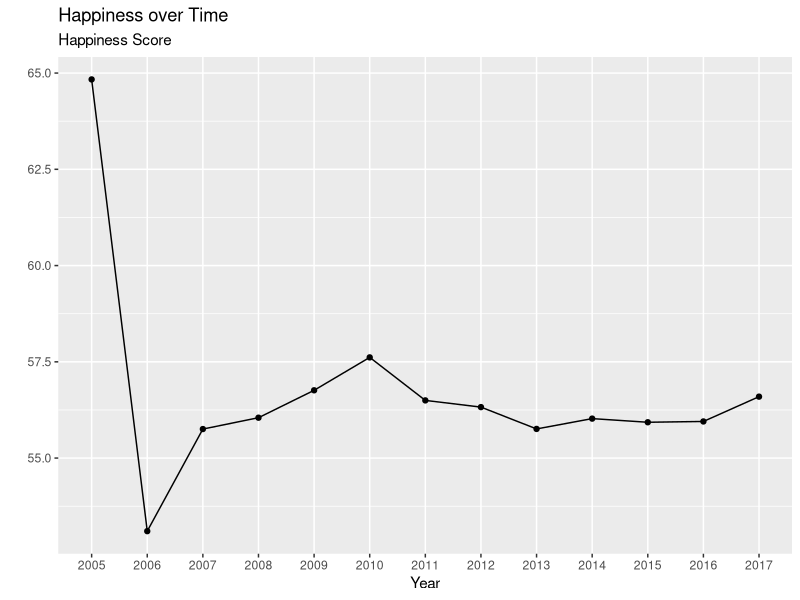
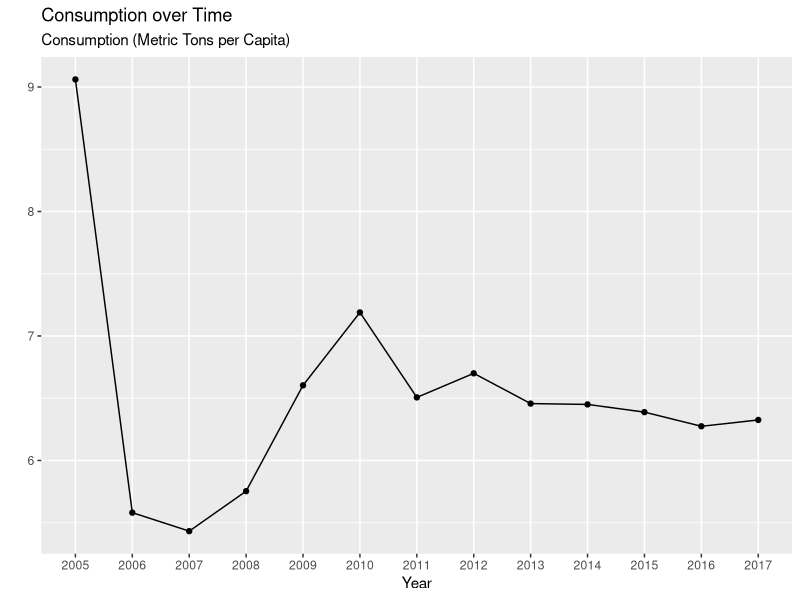
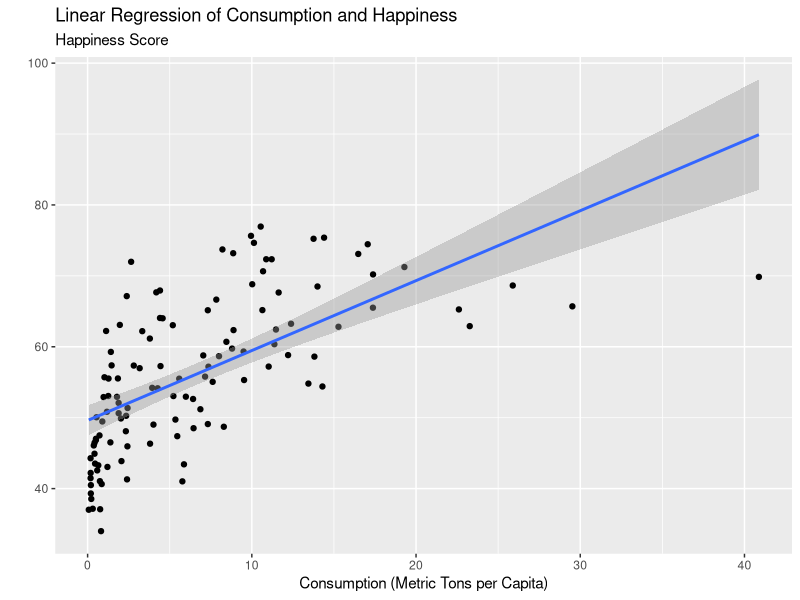
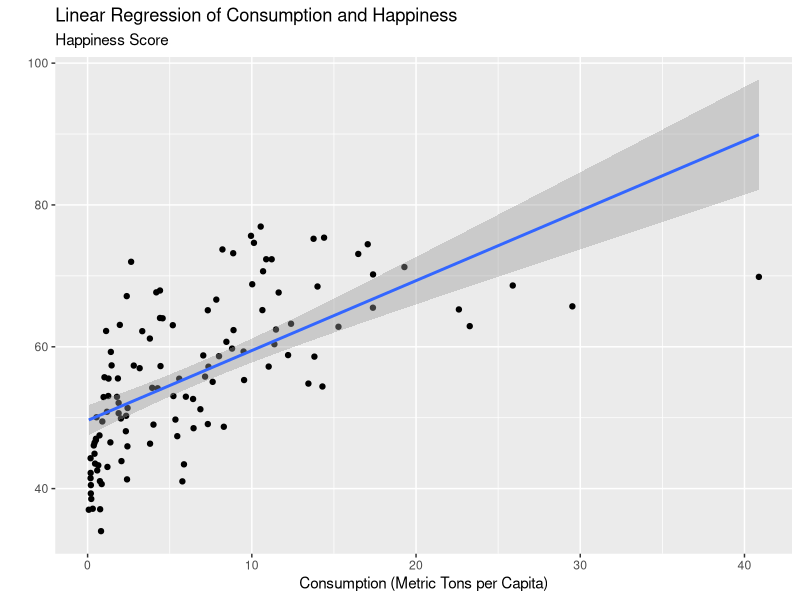
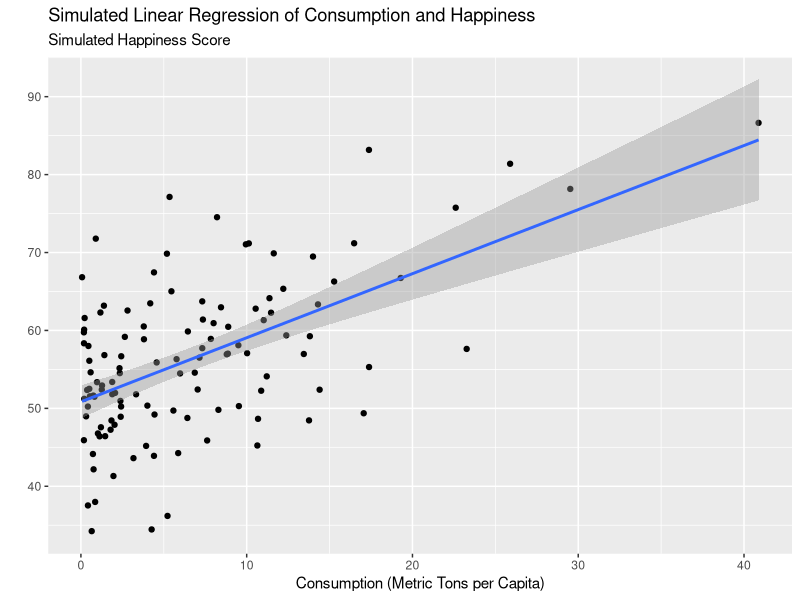
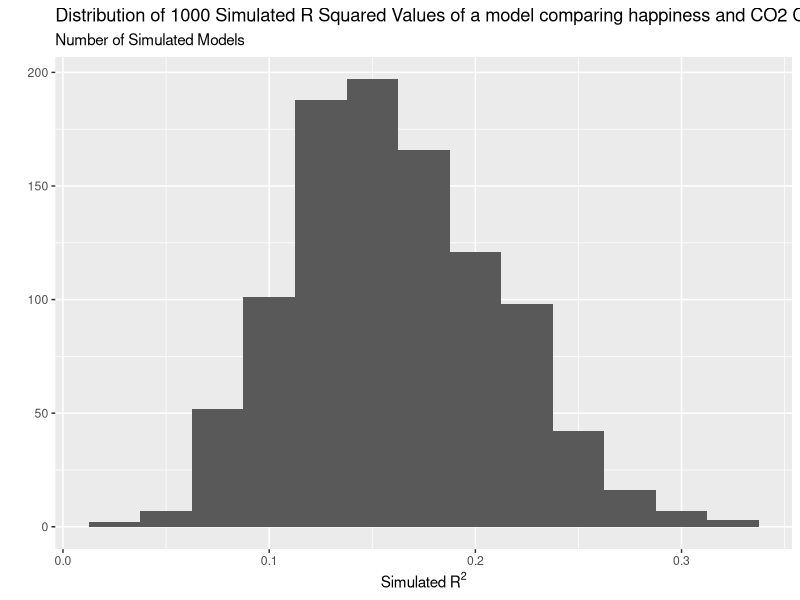

These figures' R source, in order:
## ---- chunk 1
library(tidyverse)
library(broom)
library(gganimate)
library(kableExtra)

happiness = read_csv("hapiscore_whr.csv")
consumption = read_csv("consumption_emissions_tonnes_per_person.csv")
## ---- chunk 2
#pivoting the data to be able to join it together

#happiness data pivot
happiness_pivot <- happiness |> 
  pivot_longer(
    cols = `2005`:`2022`,
    names_to = 'year',
    values_to = 'happiness')

#consumption data pivot
consumption_pivot <- consumption |> 
  pivot_longer(
    cols = `1990`:`2017`,
    names_to = 'year',
    values_to = 'consumption')
## ---- chunk 3
#joining the data by year and country
data <- left_join(happiness_pivot,consumption_pivot, 
                            join_by(country, year))

data_no_na <- data |> 
  na.omit()
## ---- chunk 4
#averaging the data grouping by country
country_averaged <- data_no_na |> 
  group_by(country) |> 
  summarise('avg_happy' = mean(happiness), 'avg_consumption' = mean(consumption))
## ---- chunk 5
#creating average data grouped by year
year_averages = data_no_na|>
  group_by(year)|>
  summarise("happiness" = mean(happiness), "consumption" = mean(consumption))
## ---- chunk 6
#| layout-nrow: 1
#plotting the changes in happiness and consumption by year
year_averages|>
  ggplot(aes(x = year, y = happiness, group=1))+
  geom_point()+
  geom_line() +
  labs(title = "Happiness over Time",
       subtitle = "Happiness Score",
       y = "", 
       x = "Year")

year_averages |>
  ggplot(aes(x=year, y=consumption, group=1))+
  geom_point()+
  geom_line() +
  labs(title = "Consumption over Time",
       subtitle = "Consumption (Metric Tons per Capita)",
       y = "", 
       x = "Year")
## ---- chunk 7

standarization <- function(var){
  stopifnot(is.numeric(var))
  result <- (var - min(var))/
    (max(var) - min(var))

  
  return(result)
}

std_data <- function(data, vars){
  stopifnot(is.data.frame(data))
  
  result <- data |> 
    mutate(across({{vars}}, standarization))
  return(result)
}
#https://zoerehnberg.github.io/STAT331-S23/lecture_slides/W7_functions/W7_functions.html#/function-to-standardize-data
#https://zoerehnberg.github.io/STAT331-S23/lecture_slides/W7_functions/W7_functions.html#/inject-multiple-variables
## ---- chunk 8
std_year_avg <- std_data(year_averages, happiness:consumption)
## ---- chunk 9

std_year_pivot <- std_year_avg |> 
    mutate(year = as.integer(year)) |> 
    pivot_longer(happiness:consumption,
                 names_to = 'type',
                 values_to = 'value')


std_animate_plot <- std_year_pivot |> 
  ggplot(aes(x = year, y = value, color = type))+
  geom_line(linewidth = 3)+
  transition_reveal(year)+
  xlab('Year')+
  ylab('')+
  labs(color = 'Variables',
       title = 'Change of Consumption and Happiness Over Time',
       subtitle = "Overall Change")+
  scale_color_discrete(labels=c('Consumption', 'Happiness'))+
  #scale_x_discrete(limits= year)
  xlim(2004, 2018)
  

animate(std_animate_plot)
## ---- chunk 10
#using the country averaged data to create a linear model predicting the relationship between consumption and happiness
model = lm(avg_happy~avg_consumption,data = country_averaged)
model|>
  ggplot(aes(x=avg_consumption,y=avg_happy))+
  geom_jitter()+
  geom_smooth(method = lm) +
  labs(title = "Linear Regression of Consumption and Happiness",
       subtitle = "Happiness Score",
       y = "", 
       x = "Consumption (Metric Tons per Capita)")
## ---- chunk 11

plot <- data_no_na |> 
  mutate(year = as.integer(year)) |> 
  ggplot(aes(x = consumption, y = happiness, color = country))+
  #geom_point(alpha = .7, show.legend = FALSE)+
  geom_text(size = 2.5, check_overlap = TRUE,show.legend = FALSE, aes(label = country))+
  scale_fill_viridis_d(option='plasma')+
  labs(title = 'Consumption vs Happiness for each country in {frame_time}',
       subtitle = 'Happiness Score',
       y = '',
       x = 'Consumption (Metric tons per Capita)')+
  transition_time(year)+
  ease_aes('linear')

animate(plot)
## ---- chunk 12
#| output: false
# variance in the response variable (happiness)
var(country_averaged$avg_happy)
# variance in the residuals
var(model$residuals)
# variance in the fitted values.
var(model$fitted.values)
## ---- chunk 13
residuals <- data.frame(residual_type=c("Variance in Happiness","Variance in Residuals","Variance in Fitted Values"),
                        value=c("114.30","68.87","45.43"))

kbl(residuals, col.names=c("Residual Type","Variance"), align="c",
    caption="Variance for response variable, residuals and fitted values in model relating happiness to consumption.")|>
      row_spec(row=0, color="white", background="black")
  
## ---- chunk 14
#https://www.digitalocean.com/community/tutorials/predict-function-in-r
set.seed(1000)
simulatedatay <- predict(model)+rnorm(118, mean = 0,sd=sigma(model))
newdata = data.frame(country_averaged$avg_consumption, simulatedatay)
## ---- chunk 15
#| layout-nrow: 1
model = lm(avg_happy~avg_consumption,data = country_averaged)
model|>
  ggplot(aes(x=avg_consumption,y=avg_happy))+
  geom_jitter()+
  geom_smooth(method = lm) +
  labs(title = "Linear Regression of Consumption and Happiness",
       subtitle = "Happiness Score",
       y = "", 
       x = "Consumption (Metric Tons per Capita)")


modelsim = lm(simulatedatay~country_averaged.avg_consumption,data = newdata)
modelsim|>
  ggplot(aes(x=country_averaged.avg_consumption ,y=simulatedatay))+
  geom_jitter()+
  geom_smooth(method = lm) +
  labs(title = "Simulated Linear Regression of Consumption and Happiness",
       subtitle = "Simulated Happiness Score",
       y = "", 
       x = "Consumption (Metric Tons per Capita)")
## ---- chunk 16
# original model is called "model"
# simulated model is called "modelsim"

set.seed(1000)

model_predict <- predict(model)

model_sigma <- sigma(model)

noise <- function(x, mean=0, sd){
  x + rnorm(length(x), 
            mean,
            sd)
}

sim_response <- tibble(sim_happiness=noise(model_predict, sd=model_sigma))

sim_data <- country_averaged|>
  bind_cols(sim_response)

nsims <- 1000

sims <- map_dfc(.x=1:nsims, .f=~tibble(sim=noise(model_predict, sd=model_sigma)))

sim_r_squared <- sims |>
  map(~ lm(country_averaged$avg_happy~.x, data=sims)) |>
  map(glance) |>
  map_dbl(~ .x$r.squared)

tibble(sims=sim_r_squared) |>
ggplot(aes(x=sims)) +
  geom_histogram(binwidth=0.025) +
  labs(y="", subtitle="Number of Simulated Models",
       title = "Distribution of 1000 Simulated R Squared Values of a model comparing happiness and CO2 Consumption",x=expression("Simulated"~R^2))
